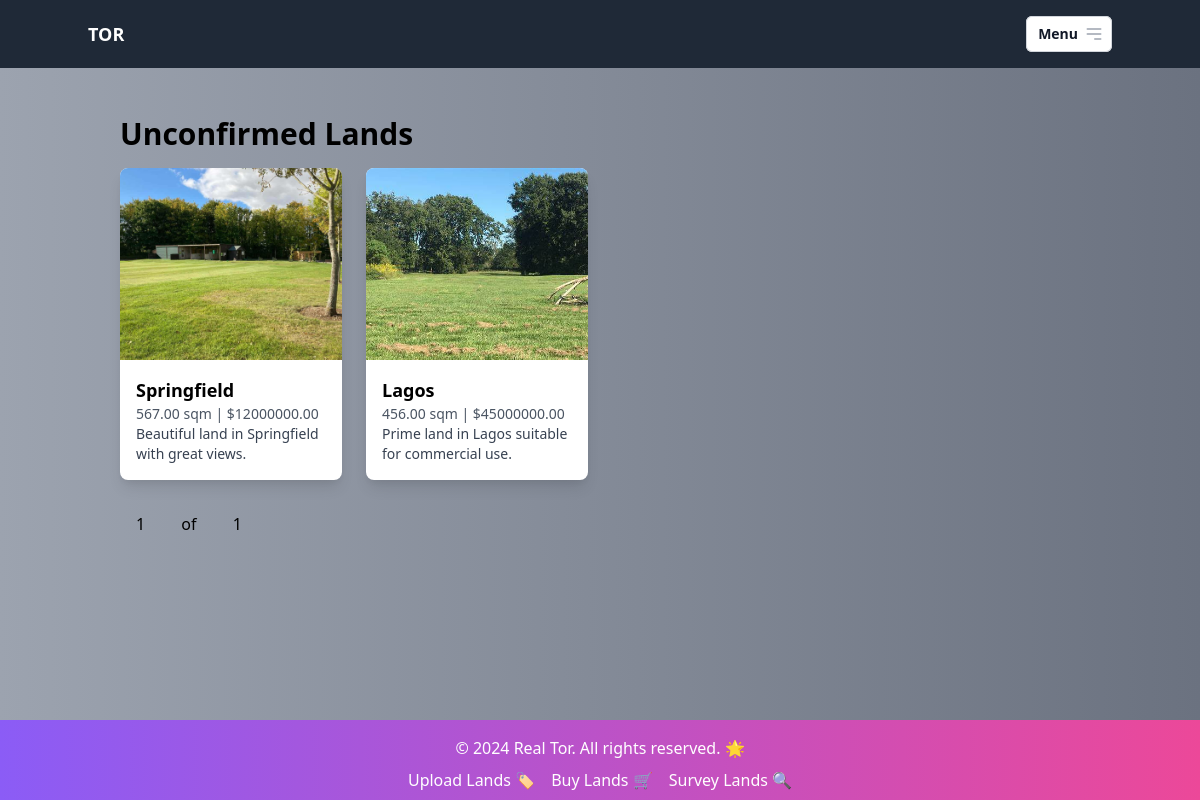
Screenshot of /lands/unconfirmed/ (signed in) with the database file from the repository.
### lands/models.py (models this page shows, shortened)
class Land(models.Model):
    location = models.CharField(max_length=100)
    size = models.DecimalField(max_digits=10, decimal_places=2)
    price = models.DecimalField(max_digits=10, decimal_places=2)
    description = models.TextField()
    ownership_status = models.BooleanField(default=False, verbose_name="Ownership Status")
    confirmation_status = models.BooleanField(default=False, verbose_name="Confirmation Status")
    images = models.ImageField(upload_to="land_images", blank=True, null=True)
    document = models.FileField(upload_to="land_documents", blank=True, null=True)
    owner = models.ForeignKey(User, on_delete=models.CASCADE, related_name="lands", verbose_name="Owner")
    class Meta:
        verbose_name = "Land"
        verbose_name_plural = "Lands"

### lands/views.py (the view)
# urls.py: path('unconfirmed/', unconfirmed_lands, name='unconfirmed_lands'),
@login_required
def unconfirmed_lands(request):
    unconfirmed_lands = Land.objects.filter(confirmation_status=False)
    location = request.GET.get('location')
    size = request.GET.get('size')
    price = request.GET.get('price')
    ownership_status = request.GET.get('ownership_status')
    owner = request.GET.get('owner')
    if location:
        unconfirmed_lands = unconfirmed_lands.filter(location__icontains=location)
    if size:
        unconfirmed_lands = unconfirmed_lands.filter(size=size)
    if price:
        unconfirmed_lands = unconfirmed_lands.filter(price=price)
    if ownership_status:
        unconfirmed_lands = unconfirmed_lands.filter(ownership_status=ownership_status)
    if owner:
        unconfirmed_lands = unconfirmed_lands.filter(owner__username=owner)
    paginator = Paginator(unconfirmed_lands, 4)  # 4 lands per page
    page_number = request.GET.get('page')
    try:
        lands = paginator.page(page_number)
    except PageNotAnInteger:
        lands = paginator.page(1)
    except EmptyPage:
        lands = paginator.page(paginator.num_pages)
    context = {
        'lands': lands
    }
    return render(request, 'lands/unconfirmed_lands.html', context)

### templates/lands/unconfirmed_lands.html (shortened to what this page needs)
{% extends 'base.html' %}
{% block content %}
<div class="container mx-auto px-4 py-8">
    <h1 class="text-3xl font-bold mb-4">Unconfirmed Lands</h1>
    <div class="grid grid-cols-1 sm:grid-cols-2 md:grid-cols-3 lg:grid-cols-4 gap-6">
        {% for land in lands %}
        <a href="{% url 'land_detail' land_id=land.id %}" class="block rounded-lg shadow-lg bg-white overflow-hidden hover:shadow-xl transition duration-300">
            <img src="{{ land.images.url }}" alt="{{ land.location }}" class="w-full h-48 object-cover">
            <div class="p-4">
                <h2 class="text-lg font-bold">{{ land.location }}</h2>
                <p class="text-sm text-gray-600">{{ land.size }} sqm | ${{ land.price }}</p>
                <p class="text-sm text-gray-700">{{ land.description }}</p>
            </div>
        </a>
        {% endfor %}
    </div>
    <div class="mt-8">
        <span class="px-4 py-2">{{ lands.number }}</span>
        <span class="px-4 py-2">of</span>
        <span class="px-4 py-2">{{ lands.paginator.num_pages }}</span>
    </div>
</div>
{% endblock %}

### templates/base.html (style rules this page uses)
html { min-height: 100%; position: relative; }
body { margin: 0; padding-bottom: 80px; }

### rows the page displays
Land: images (picture), location "Springfield", size "567.00", price "12000000.00", description "Beautiful land in Springfield with great views."
Land: images (picture), location "Lagos", size "456.00", price "45000000.00", description "Prime land in Lagos suitable for commercial use."

### other values shown
{{ lands.number }} "1"
{{ lands.paginator.num_pages }} "1"
